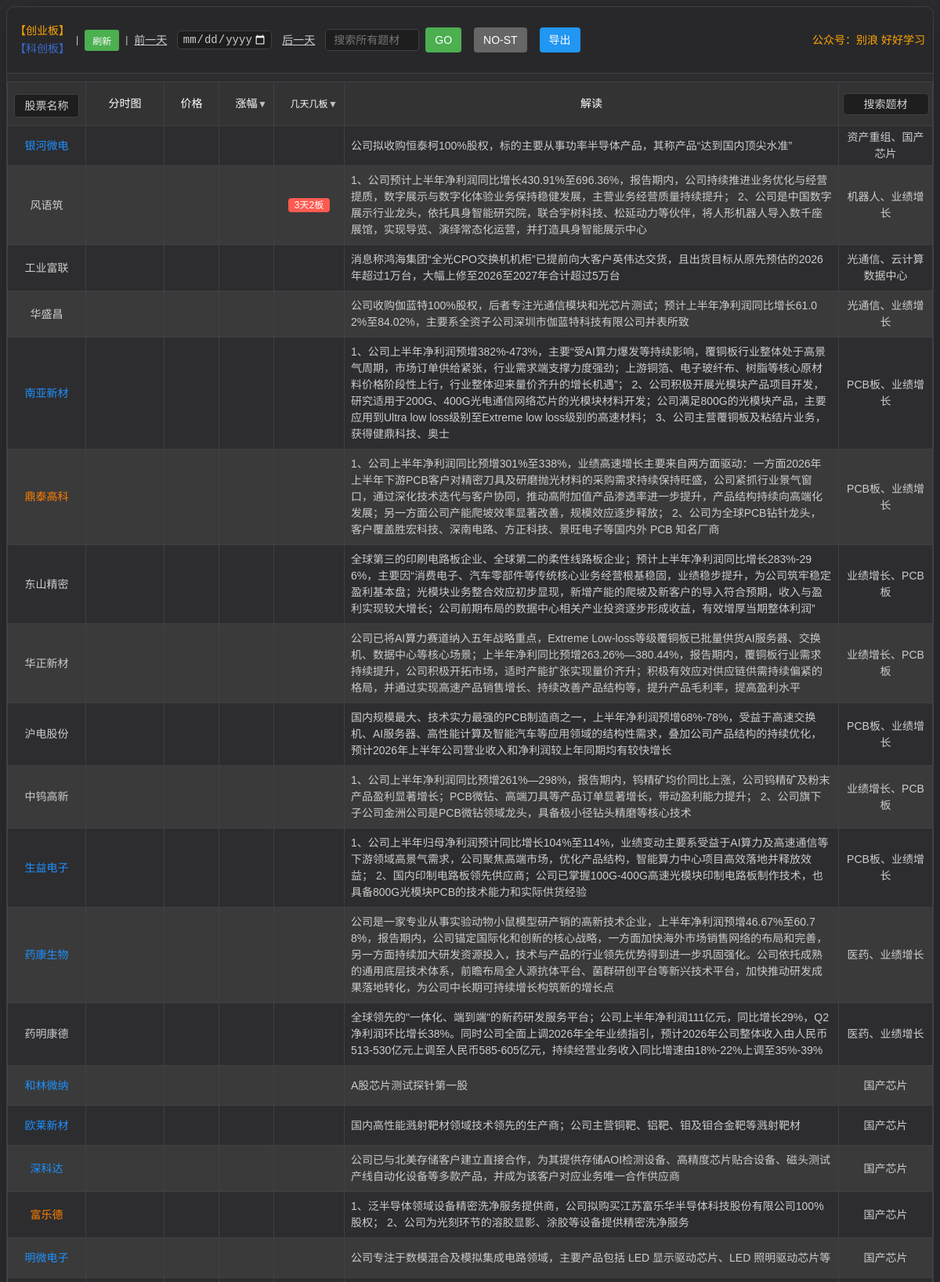
The page / (upper part) on the database its author committed.
### tables this page shows
CREATE TABLE stock_20260804 (
            id INTEGER PRIMARY KEY AUTOINCREMENT,
            code TEXT NOT NULL,
            name TEXT NOT NULL,
            description TEXT,
            plates TEXT,
            m_days_n_boards TEXT,
            date TEXT NOT NULL,
            price REAL DEFAULT 0,
            change_percentage REAL DEFAULT 0,
            amount REAL DEFAULT 0,
            value REAL DEFAULT 0
        );

### app.py (the view)
@app.route('/')
def index():
    latest_data = db.get_latest_day_data()
    message = session.pop('message', None)
    return render_template('index.html', stocks=latest_data, search_mode=False, message=message)

### templates/index.html (shortened to what this page needs)
<!DOCTYPE html>
<html lang="zh-CN">
<head>
    <link rel="stylesheet" href="/static/css/styles.css">
</head>
<body>
    <div class="container">
        <div class="table-container">
            <div class="header-container">
                <div class="date-selector">
                    <span class="market-label">
                        <span style="color: orange;">【创业板】</span> <span style="color: rgba(60, 127, 250, 0.781);">【科创板】</span>
                    </span>
                    <span style="color: var(--text-color);"> | </span>
                    <button onclick="location.reload()" class="refresh-button" title="刷新页面">
                    刷新
                </button>
                    <span style="color: var(--text-color);"> | </span>
                    <a href="javascript:void(0)" onclick="changeDate(-1)" style="color: var(--text-color); text-decoration: underline; font-size: 14px; margin-right: 5px; display: inline-block; line-height: 24px;">前一天</a>
                    <input type="date" id="dateFilter" placeholder="选择日期" onchange="filterByDate(this.value)" class="filter-input" style="margin: 0; padding: 2px 5px; display: inline-block; width: auto; max-width: 130px; vertical-align: middle;">
                    <a href="javascript:void(0)" onclick="changeDate(1)" style="color: var(--text-color); text-decoration: underline; font-size: 14px; margin-left: 5px; display: inline-block; line-height: 24px;">后一天</a>
                    <div class="plate-search-container-inline">
                        <input type="text" id="plateSearchInput" placeholder="搜索所有题材" class="plate-search-input-inline">
                        <button onclick="searchPlate()" class="plate-search-button-inline">GO</button>
                        <button id="noStButton" onclick="toggleNoStFilter()" class="no-st-button" type="button">NO-ST</button>
                        <button onclick="exportStockCodes()" class="export-button" type="button">导出</button>
                    </div>
                    <div style="margin-left: auto; color: orange !important; font-size: 14px;">
                        公众号：别浪 好好学习
                    </div>
                </div>
            </div>
            <table>
                <thead>
                    <tr>
                        <th width="120px">
                            <div class="search-wrapper">
                                <input
                                    type="text"
                                    id="searchInput"
                                    placeholder="股票名称"
                                    class="search-input"
                                    oninput="showSuggestions(this.value)"
                                >
                            </div>
                        </th>
                        <th>分时图</th>
                        <th>价格</th>
                        <th class="sortable" onclick="sortByChangePercentage()">涨幅</th>
                        <th class="sortable" onclick="sortByDaysBoards()">几天几板</th>
                        <th>解读</th>
                        <th class="plate-column" style="width: 120px !important; min-width: 120px !important; max-width: 120px !important; padding: 4px !important;">
                            <input type="text" id="plateFilter" placeholder="搜索题材" oninput="filterByPlate(this.value)" class="filter-input">
                        </th>
                    </tr>
                </thead>
                <tbody id="stockTableBody">
                    {% if stocks %}
                        {% for stock in stocks %}
                            <tr onclick="linkToTongDaXin('{{ stock.code_part }}')" style="cursor: pointer;">
                                <td class="stock-name-link{% if stock.code_part.startswith('688') %} blue-text{% elif stock.code_part.startswith('3') or stock.code_part.startswith('68') %} orange-text{% endif %}">{{ stock.name }}</td>
                                <td><div class="time-chart" data-code="{{ stock.code_part }}"></div></td>
                                <td class="price"></td>
                                <td class="change-percentage"></td>
                                <td>{% if stock.m_days_n_boards %}
                                    <span class="days-boards-tag">{{ stock.m_days_n_boards }}</span>
                                {% else %}{{ stock.m_days_n_boards }}{% endif %}</td>
                                <td>{{ stock.description }}</td>
                                <td class="plate-column">{{ stock.plates }}</td>
                            </tr>
                        {% endfor %}
                    {% else %}
                        <tr>
                            <td colspan="11" class="no-data">暂无股票数据，请点击"抓取股票数据"按钮获取数据</td>
                        </tr>
                    {% endif %}
                </tbody>
            </table>
        </div>
    </div>
</body>
</html>

### rows shown on the page
stock_20260804: name "银河微电", description "公司拟收购恒泰柯100%股权，标的主要从事功率半导体产品，其称产品“达到国内顶尖水准”", plates "资产重组、国产芯片"
stock_20260804: name "风语筑", m_days_n_boards "3天2板", description "1、公司预计上半年净利润同比增长430.91%至696.36%，报告期内，公司持续推进业务优化与经营提质，数字展示与数字化体验业务保持稳健发展，主营业务经营质量持续提升； 2、公司是中国数字展示行业龙头，依托具身智能研究院，联合宇树科技、松延动力等伙伴，将人形机器人导入数千座展馆，实现导览、演绎常态化运营，并打造具身智能展示中心", plates "机器人、业绩增长"
stock_20260804: name "工业富联", description "消息称鸿海集团“全光CPO交换机机柜”已提前向大客户英伟达交货，且出货目标从原先预估的2026年超过1万台，大幅上修至2026至2027年合计超过5万台", plates "光通信、云计算数据中心"
stock_20260804: name "华盛昌", description "公司收购伽蓝特100%股权，后者专注光通信模块和光芯片测试；预计上半年净利润同比增长61.02%至84.02%，主要系全资子公司深圳市伽蓝特科技有限公司并表所致", plates "光通信、业绩增长"
stock_20260804: name "南亚新材", description "1、公司上半年净利润预增382%-473%，主要“受AI算力爆发等持续影响，覆铜板行业整体处于高景气周期，市场订单供给紧张，行业需求端支撑力度强劲；上游铜箔、电子玻纤布、树脂等核心原材料价格阶段性上行，行业整体迎来量价齐升的增长机遇”； 2、公司积极开展光模块产品项目开发，研究适用于200G、400G光电通信网络芯片的光模块材料开发；公司满足800G的光模块产品，主要应用到Ultra low loss级别至Extreme low loss级别的高速材料； 3、公司主营覆铜板及粘结片业务，获得健鼎科技、奥士", plates "PCB板、业绩增长"
stock_20260804: name "鼎泰高科", description "1、公司上半年净利润同比预增301%至338%，业绩高速增长主要来自两方面驱动：一方面2026年上半年下游PCB客户对精密刀具及研磨抛光材料的采购需求持续保持旺盛，公司紧抓行业景气窗口，通过深化技术迭代与客户协同，推动高附加值产品渗透率进一步提升，产品结构持续向高端化发展；另一方面公司产能爬坡效率显著改善，规模效应逐步释放； 2、公司为全球PCB钻针龙头，客户覆盖胜宏科技、深南电路、方正科技、景旺电子等国内外 PCB 知名厂商", plates "PCB板、业绩增长"
stock_20260804: name "东山精密", description "全球第三的印刷电路板企业、全球第二的柔性线路板企业；预计上半年净利润同比增长283%-296%，主要因“消费电子、汽车零部件等传统核心业务经营根基稳固，业绩稳步提升，为公司筑牢稳定盈利基本盘；光模块业务整合效应初步显现，新增产能的爬坡及新客户的导入符合预期，收入与盈利实现较大增长；公司前期布局的数据中心相关产业投资逐步形成收益，有效增厚当期整体利润”", plates "业绩增长、PCB板"
stock_20260804: name "华正新材", description "公司已将AI算力赛道纳入五年战略重点，Extreme Low-loss等级覆铜板已批量供货AI服务器、交换机、数据中心等核心场景；上半年净利同比预增263.26%—380.44%，报告期内，覆铜板行业需求持续提升，公司积极开拓市场，适时产能扩张实现量价齐升；积极有效应对供应链供需持续偏紧的格局，并通过实现高速产品销售增长、持续改善产品结构等，提升产品毛利率，提高盈利水平", plates "业绩增长、PCB板"
stock_20260804: name "沪电股份", description "国内规模最大、技术实力最强的PCB制造商之一，上半年净利润预增68%-78%，受益于高速交换机、AI服务器、高性能计算及智能汽车等应用领域的结构性需求，叠加公司产品结构的持续优化，预计2026年上半年公司营业收入和净利润较上年同期均有较快增长", plates "PCB板、业绩增长"
stock_20260804: name "中钨高新", description "1、公司上半年净利润同比预增261%—298%，报告期内，钨精矿均价同比上涨，公司钨精矿及粉末产品盈利显著增长；PCB微钻、高端刀具等产品订单显著增长，带动盈利能力提升； 2、公司旗下子公司金洲公司是PCB微钻领域龙头，具备极小径钻头精磨等核心技术", plates "业绩增长、PCB板"
stock_20260804: name "生益电子", description "1、公司上半年归母净利润预计同比增长104%至114%，业绩变动主要系受益于AI算力及高速通信等下游领域高景气需求，公司聚焦高端市场，优化产品结构，智能算力中心项目高效落地并释放效益； 2、国内印制电路板领先供应商；公司已掌握100G-400G高速光模块印制电路板制作技术，也具备800G光模块PCB的技术能力和实际供货经验", plates "PCB板、业绩增长"
stock_20260804: name "药康生物", description "公司是一家专业从事实验动物小鼠模型研产销的高新技术企业，上半年净利润预增46.67%至60.78%，报告期内，公司锚定国际化和创新的核心战略，一方面加快海外市场销售网络的布局和完善，另一方面持续加大研发资源投入，技术与产品的行业领先优势得到进一步巩固强化。公司依托成熟的通用底层技术体系，前瞻布局全人源抗体平台、菌群研创平台等新兴技术平台，加快推动研发成果落地转化，为公司中长期可持续增长构筑新的增长点", plates "医药、业绩增长"
stock_20260804: name "药明康德", description "全球领先的\"一体化、端到端\"的新药研发服务平台；公司上半年净利润111亿元，同比增长29%，Q2净利润环比增长38%。同时公司全面上调2026年全年业绩指引，预计2026年公司整体收入由人民币513-530亿元上调至人民币585-605亿元，持续经营业务收入同比增速由18%-22%上调至35%-39%", plates "医药、业绩增长"
stock_20260804: name "和林微纳", description "A股芯片测试探针第一股", plates "国产芯片"
stock_20260804: name "欧莱新材", description "国内高性能溅射靶材领域技术领先的生产商；公司主营铜靶、铝靶、钼及钼合金靶等溅射靶材", plates "国产芯片"
stock_20260804: name "深科达", description "公司已与北美存储客户建立直接合作，为其提供存储AOI检测设备、高精度芯片贴合设备、磁头测试产线自动化设备等多款产品，并成为该客户对应业务唯一合作供应商", plates "国产芯片"
stock_20260804: name "富乐德", description "1、泛半导体领域设备精密洗净服务提供商，公司拟购买江苏富乐华半导体科技股份有限公司100%股权； 2、公司为光刻环节的溶胶显影、涂胶等设备提供精密洗净服务", plates "国产芯片"
stock_20260804: name "明微电子", description "公司专注于数模混合及模拟集成电路领域，主要产品包括 LED 显示驱动芯片、LED 照明驱动芯片等", plates "国产芯片"
